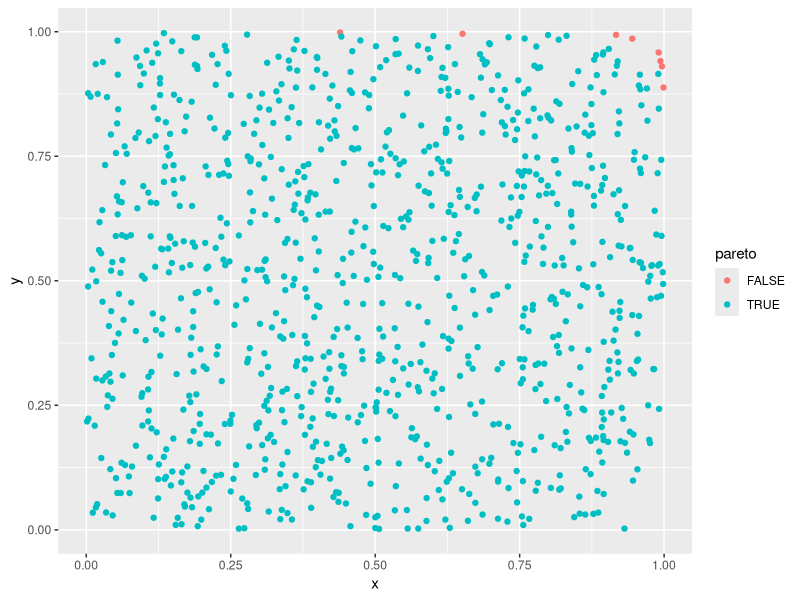
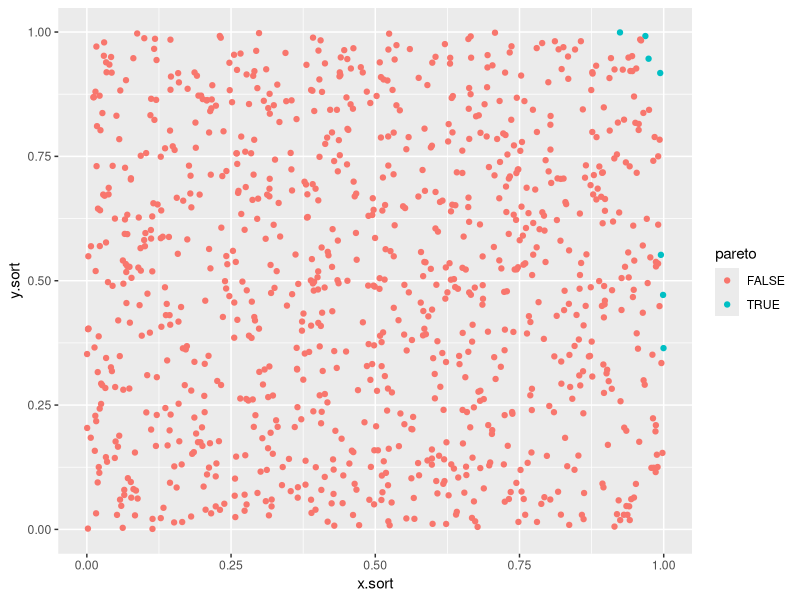

Generate these figures, in order, with R:
# Finding Pareto optimal set

library(ggplot2)

# n^2 solution
# generate 1000 2D random points, uniformly distributed
x <- runif(1000)
y <- runif(1000)
df <- data.frame(x, y)
pareto = 1:length(x)
# loop through all the points to check which are pareto optimal
for(i in 1:length(x)){
  for (n in 1:length(x)){
    if(x[n]>=x[i] & y[n]>=y[i] & !(x[n]==x[i] & y[n]==y[i])){
      pareto[i]=NA
      break}}}
# add a colomn of the pareto optimal set to the data frame
df$pareto <- is.na(pareto)
# visualization
ggplot(df, aes(x=x, y=y, color=pareto)) + geom_point()

# nlogn solution
# generate 1000 2D random points, uniformly distributed
x <- runif(1000)
y <- runif(1000)
# order the points
x.sort <- sort(x, decreasing=T)
y.sort <- y[order(x, decreasing=T)]
df <- data.frame(x.sort, y.sort)
is.pareto = rep(0, length(x))
is.pareto[1]=T
#set ymax to the y value of the maximal x value
ymax <- y.sort[1]
# loop through all the points to check which are pareto optimal
for (n in 2:length(x)) {
  if(y.sort[n]>ymax){
    ymax<-y.sort[n]
    is.pareto[n]=T}}
# add a colomn of the pareto optimal set to the data frame
df$pareto <- is.pareto==T
# visualization
ggplot(df, aes(x=x.sort, y=y.sort, color=pareto)) + geom_point()
